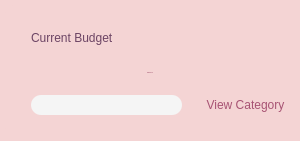
                    <widget class="QGroupBox" name="totalbudgetbox">
                     <property name="minimumSize">
                      <size>
                       <width>300</width>
                       <height>120</height>
                      </size>
                     </property>
                     <property name="styleSheet">
                      <string notr="true">background-color: rgb(244, 212, 212);

border-radius: 30px;

</string>
                     </property>
                     <property name="title">
                      <string/>
                     </property>
                     <layout class="QVBoxLayout" name="verticalLayout_25">
                      <item>
                       <layout class="QHBoxLayout" name="layout_1">
                        <property name="spacing">
                         <number>0</number>
                        </property>
                        <property name="leftMargin">
                         <number>20</number>
                        </property>
                        <property name="topMargin">
                         <number>10</number>
                        </property>
                        <item>
                         <widget class="QLabel" name="totalbudgetlbl">
                          <property name="minimumSize">
                           <size>
                            <width>0</width>
                            <height>30</height>
                           </size>
                          </property>
                          <property name="maximumSize">
                           <size>
                            <width>16777215</width>
                            <height>25</height>
                           </size>
                          </property>
                          <property name="styleSheet">
                           <string notr="true">color: rgb(108, 68, 100);
font: 600 18px &quot;Inter&quot;;</string>
                          </property>
                          <property name="text">
                           <string>Current Budget</string>
                          </property>
                          <property name="textFormat">
                           <enum>Qt::TextFormat::MarkdownText</enum>
                          </property>
                          <property name="scaledContents">
                           <bool>false</bool>
                          </property>
                          <property name="alignment">
                           <set>Qt::AlignmentFlag::AlignLeading|Qt::AlignmentFlag::AlignLeft|Qt::AlignmentFlag::AlignVCenter</set>
                          </property>
                          <property name="indent">
                           <number>0</number>
                          </property>
                         </widget>
                        </item>
                       </layout>
                      </item>
                      <item>
                       <layout class="QHBoxLayout" name="layout_2">
                        <property name="topMargin">
                         <number>15</number>
                        </property>
                        <item>
                         <widget class="QLabel" name="budgetvalue">
                          <property name="font">
                           <font>
                            <family>inter</family>
                            <pointsize>-1</pointsize>
                            <italic>false</italic>
                            <bold>true</bold>
                           </font>
                          </property>
                          <property name="styleSheet">
                           <string notr="true">color: rgb(167, 83, 115);
background:transparent;
font: 700 45px &quot;inter&quot;;
</string>
                          </property>
                          <property name="frameShape">
                           <enum>QFrame::Shape::NoFrame</enum>
                          </property>
                          <property name="frameShadow">
                           <enum>QFrame::Shadow::Sunken</enum>
                          </property>
                          <property name="text">
                           <string>₱ 54300.00</string>
                          </property>
                          <property name="alignment">
                           <set>Qt::AlignmentFlag::AlignCenter</set>
                          </property>
                         </widget>
                        </item>
                       </layout>
                      </item>
                      <item>
                       <layout class="QHBoxLayout" name="layout_3">
                        <property name="spacing">
                         <number>20</number>
                        </property>
                        <property name="leftMargin">
                         <number>20</number>
                        </property>
                        <item>
                         <widget class="QProgressBar" name="progressBar">
                          <property name="sizePolicy">
                           <sizepolicy hsizetype="Expanding" vsizetype="Fixed">
                            <horstretch>0</horstretch>
                            <verstretch>0</verstretch>
                           </sizepolicy>
                          </property>
                          <property name="minimumSize">
                           <size>
                            <width>0</width>
                            <height>0</height>
                           </size>
                          </property>
                          <property name="maximumSize">
                           <size>
                            <width>16777215</width>
                            <height>20</height>
                           </size>
                          </property>
                          <property name="styleSheet">
                           <string notr="true">QProgressBar {
	
	
	background-color: rgb(245, 245, 245);
	
	
	
	
	
	color: rgb(245, 245, 245);
 	font: 600 7pt &quot;Inter&quot;;
    
    border-radius: 10px;
    text-align: left;
}

QProgressBar::chunk {
    background: QLinearGradient(
        x1: 0, y1: 0,
        x2: 1, y2: 0,
	
        stop: 0 #6c4464

        stop: 1 #a75373
    );
    border-radius: 9px;
}
</string>
                          </property>
                          <property name="value">
                           <number>24</number>
                          </property>
                          <property name="textVisible">
                           <bool>false</bool>
                          </property>
                         </widget>
                        </item>
                        <item>
                         <widget class="QToolButton" name="viewcategorybtn">
                          <property name="minimumSize">
                           <size>
                            <width>50</width>
                            <height>50</height>
                           </size>
                          </property>
                          <property name="cursor">
                           <cursorShape>PointingHandCursor</cursorShape>
                          </property>
                          <property name="autoFillBackground">
                           <bool>false</bool>
                          </property>
                          <property name="styleSheet">
                           <string notr="true">
QToolButton {
background: qradialgradient(
            cx: 0.5, cy: 0.5, radius: 0.6,
            fx: 0.5, fy: 0.5,
		stop: 0 #6c4464
        stop: 1 #a75373
    );
color: rgb(167, 83, 115);
border-color: rgb(244, 212, 212);
text-align: center;
font: 600 7pt &quot;Inter&quot;;
border-radius: 25px;}
 
QToolButton:hover {
	background-color: rgb(147, 73, 101);
}
</string>
                          </property>
                          <property name="text">
                           <string>View Category</string>
                          </property>
                          <property name="icon">
                           <iconset resource="../icons/icons.qrc">
                            <normaloff>:/walletlight.svg</normaloff>:/walletlight.svg</iconset>
                          </property>
                          <property name="iconSize">
                           <size>
                            <width>20</width>
                            <height>20</height>
                           </size>
                          </property>
                          <property name="checkable">
                           <bool>false</bool>
                          </property>
                         </widget>
                        </item>
                       </layout>
                      </item>
                     </layout>
                    </widget>
